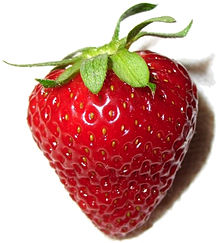
#> input picture berry.jpg, 220 x 243 px
$ python imgOp.py
#> lines starting #> are read from the running program, lines starting #| are printed output that depends on the picture; after the words box and inside, x2 and y2 are one past the last pixel; in counts of white or black regions, pixels touching at a corner belong together
#imgOp.py
import cv2
import numpy as np

img = cv2.imread('berry.jpg',cv2.IMREAD_COLOR)
#> img is the input picture: shape (243, 220, 3); mean B, G, R 148.6, 154.9, 204.6

px = img[100,100]
#> px = [23, 26, 164]
print (px)
#| [ 23  26 164]
img[100,100] = [255,255,255]
#> img: shape (243, 220, 3); under 0.01% of pixels changed, all inside (x1, y1, x2, y2) = (100, 100, 101, 101)
px = img[100,100]
#> px = [255, 255, 255]
print(px)
#| [255 255 255]
#Region of image(roi)
roi = img[100:150,100:150]
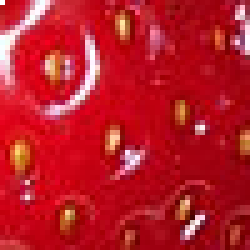
#> roi: shape (50, 50, 3) (shown 5 times larger); mean B, G, R 39.3, 27.3, 186.1
print(roi)
#> (printed output is left out)
img[100:150,100:150] = [255,255,255]
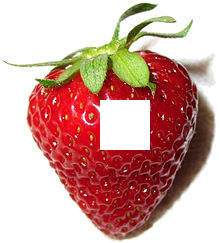
#> img: shape (243, 220, 3); mean B, G, R 158.7, 165.5, 207.8
roi = img[100:150,100:150]
#> roi: shape (50, 50, 3); every value is 255


print(roi)
#> (printed output is left out)

#coopying the img
berryImg = img[37:111,107:194]
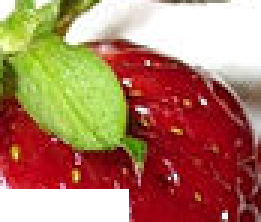
#> berryImg: shape (74, 87, 3) (shown 3 times larger); mean B, G, R 98.1, 124.3, 174.8
img[0:74,0:87]=berryImg
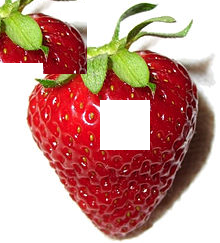
#> img: shape (243, 220, 3); 10.76% of pixels changed, all inside (x1, y1, x2, y2) = (0, 0, 87, 74)
cv2.imshow('image',img)
cv2.waitKey(0)
#> (the run stopped early here; a loop or call above may not have finished)

$ run again, with ml1.png saved as berry.jpg
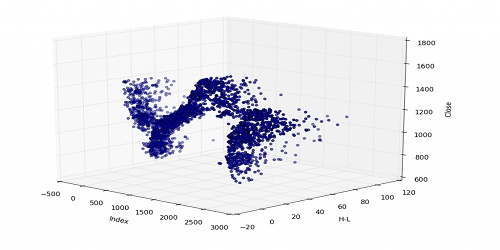
#> input picture ml1.png, 500 x 250 px
#> img is the input picture: shape (250, 500, 3); mean B, G, R 240.6, 235.8, 235.8
#> `px = img[100,100]`: px = [247, 247, 247]
#| [247 247 247]
#> `px = img[100,100]`: px = [255, 255, 255]
#| [255 255 255]
#> (printed output is left out)
#> (printed output is left out)
#> `berryImg = img[37:111,107:194]`:
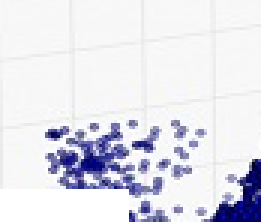
#> berryImg: shape (74, 87, 3) (shown 3 times larger); mean B, G, R 234.9, 225.8, 225.7
#> `img[0:74,0:87]=berryImg`:
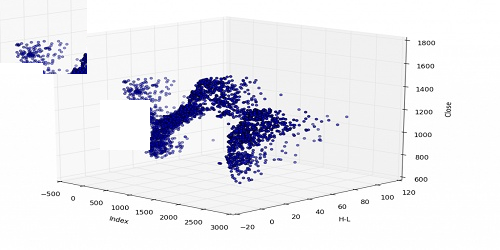
#> img: shape (250, 500, 3); mean B, G, R 240.4, 235.5, 235.5
